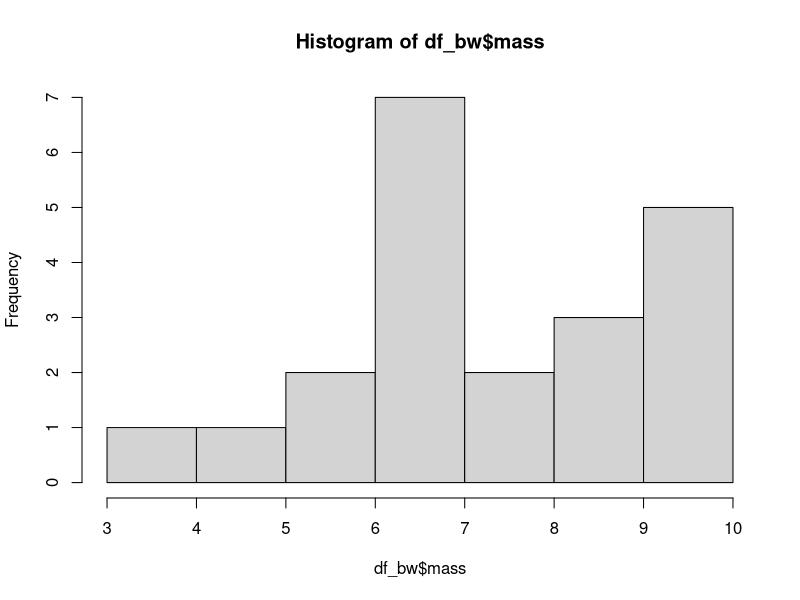
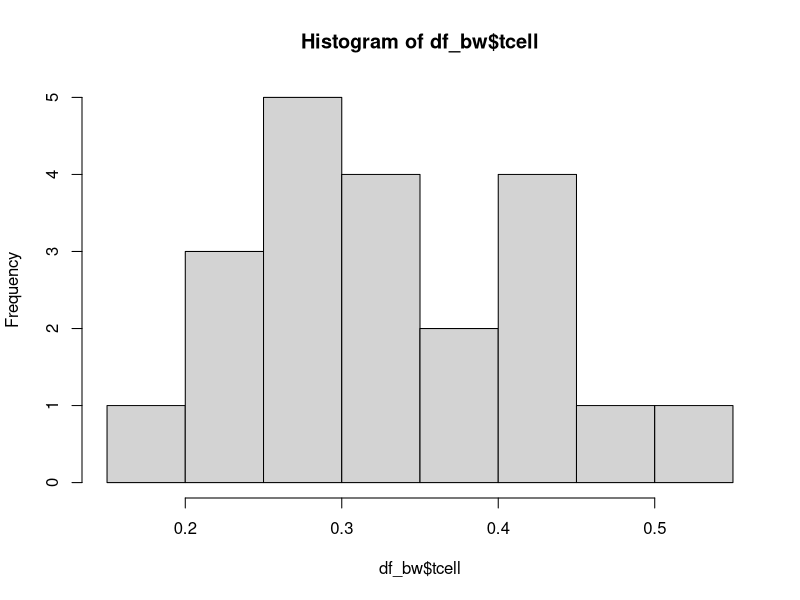
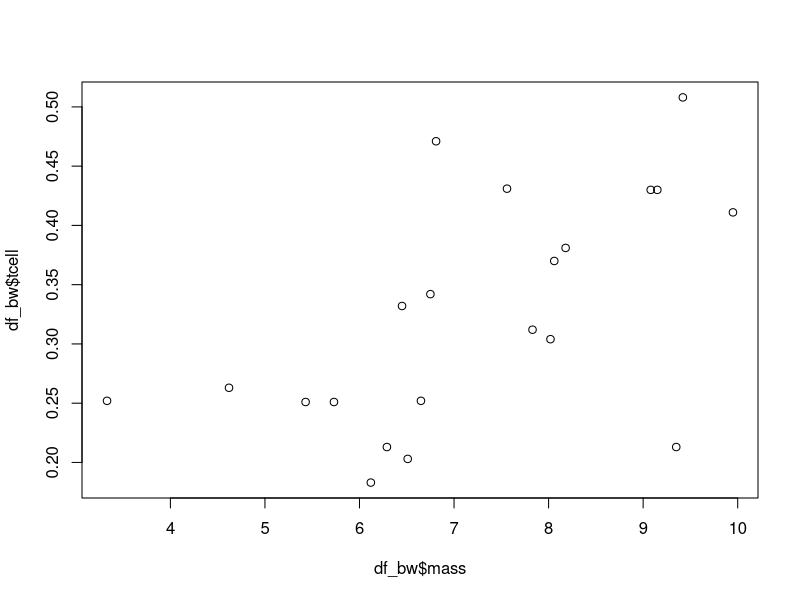
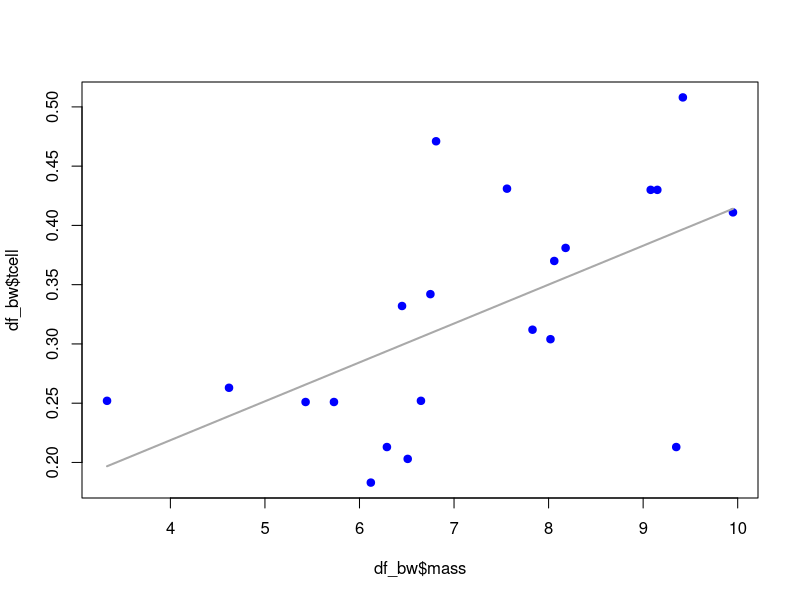

These charts were generated, in order, by the following R code:
## ---- chunk 1
knitr::opts_chunk$set(echo = TRUE)
## ---- chunk 2

HOME_DIR <- "/home/mcdevitt/_smu/_src/black_wheatears"

DATA_DIR <- "./data/"

setwd(HOME_DIR)
setwd(DATA_DIR)

df_bw <- read.csv("ex0727.csv", stringsAsFactors = FALSE)
df_bw__overest_dist <- read.csv("ex0729.csv", stringsAsFactors = FALSE)

names(df_bw) <- tolower(names(df_bw))

## ---- chunk 3

hist(df_bw$mass)
hist(df_bw$tcell)

plot(df_bw$tcell ~ df_bw$mass)



r <- cor(df_bw$mass, df_bw$tcell)
r2 <- r * r
fit_all <- lm(tcell ~ mass, data = df_bw)

print(sprintf("Correlation = %9.3f, r^2 = %9.3f", r, r2))

plot(df_bw$tcell ~ df_bw$mass, col = 'blue', pch = 19)
lines(fit_all$fitted.values ~ df_bw$mass, col = 'darkgrey', lwd = 2)

summary(fit_all)
confint(fit_all, 'mass', level=0.95)
## ---- chunk 4
predict(fit_all, data.frame(mass = 100) , interval = "confidence")
## ---- chunk 5
predict(fit_all, data.frame(mass = 100) , interval = "predict")
